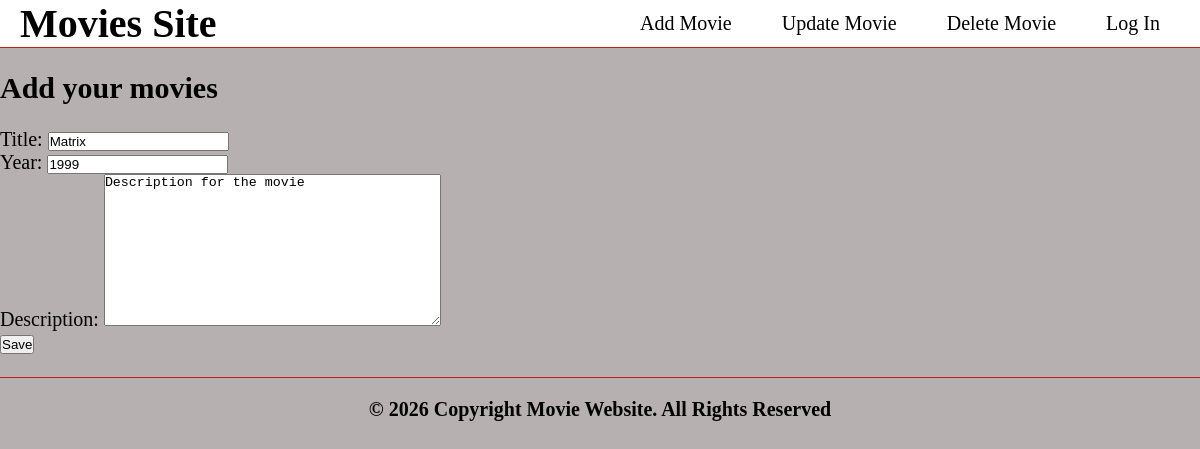
Screenshot of /update/2 with the database file from the repository.
### viewer/models.py (models this page shows)
class Movie(models.Model):
    title = models.CharField(max_length=128, null=True, blank=True)
    year = models.PositiveIntegerField(default=2012, null=True, blank=True)
    description = models.TextField(null=True, blank=True)
    photo = models.ImageField(upload_to="movies/", null=True, blank=True)

### viewer/views.py (the view)
# urls.py: path('update/<int:pk>', views.MovieUpdateView.as_view(), name='update'),
class MovieUpdateView(UpdateView):
    model = Movie
    template_name = "create_movie.html"
    fields = ["title", "year", "description"]
    success_url = reverse_lazy("home")

### viewer/templates/create_movie.html (shortened to what this page needs)
{% extends 'base.html' %}
{% load static %}
{% block content %}
    <h1>Add your movies</h1>
    <br />
    <form method="post">
        {{ form.as_p }}
        <button type="submit">Save</button>
    </form>
{% endblock %}

### static/css/index.css (style rules this page uses)
* { margin: 0; padding: 0; box-sizing: border-box; }
body { background: #b7b0b0; color: #000; font-size: 20px; }

### rows the page displays
Movie: title "Matrix", year "1999", description "Description for the movie"
